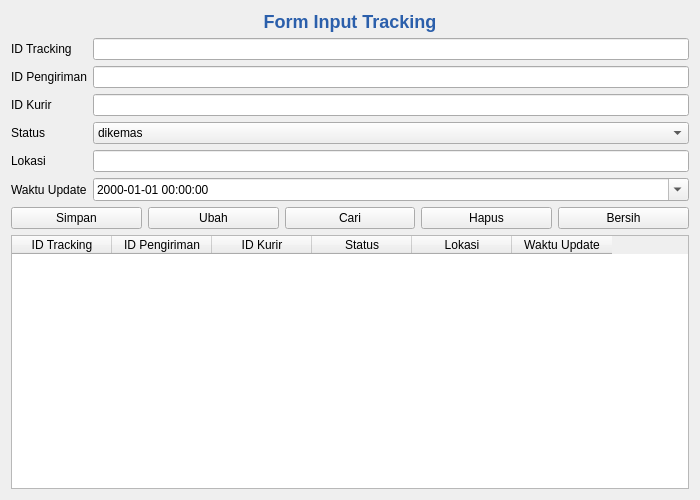
<?xml version="1.0" encoding="UTF-8"?>
<ui version="4.0">
 <class>FormTracking</class>
 <widget class="QWidget" name="FormTracking">
  <property name="geometry">
   <rect>
    <x>0</x>
    <y>0</y>
    <width>700</width>
    <height>500</height>
   </rect>
  </property>
  <property name="windowTitle">
   <string>Form Tracking</string>
  </property>
  <layout class="QVBoxLayout" name="verticalLayout">
   <item>
    <widget class="QLabel" name="lblJudul">
     <property name="styleSheet">
      <string notr="true">font-size:18px; font-weight:bold; color:#2b5fab;</string>
     </property>
     <property name="text">
      <string>Form Input Tracking</string>
     </property>
     <property name="alignment">
      <set>Qt::AlignmentFlag::AlignCenter</set>
     </property>
    </widget>
   </item>

   <item>
    <layout class="QFormLayout" name="formLayout">
     <item row="0" column="0">
      <widget class="QLabel" name="lblTrackingID">
       <property name="text">
        <string>ID Tracking</string>
       </property>
      </widget>
     </item>
     <item row="0" column="1">
      <widget class="QLineEdit" name="txtTrackingID"/>
     </item>

     <item row="1" column="0">
      <widget class="QLabel" name="lblPengirimanID">
       <property name="text">
        <string>ID Pengiriman</string>
       </property>
      </widget>
     </item>
     <item row="1" column="1">
      <widget class="QLineEdit" name="txtPengirimanID"/>
     </item>

     <item row="2" column="0">
      <widget class="QLabel" name="lblKurirID">
       <property name="text">
        <string>ID Kurir</string>
       </property>
      </widget>
     </item>
     <item row="2" column="1">
      <widget class="QLineEdit" name="txtKurirID"/>
     </item>

     <item row="3" column="0">
      <widget class="QLabel" name="lblStatus">
       <property name="text">
        <string>Status</string>
       </property>
      </widget>
     </item>
     <item row="3" column="1">
      <widget class="QComboBox" name="cmbStatus">
       <item>
        <property name="text">
         <string>dikemas</string>
        </property>
       </item>
       <item>
        <property name="text">
         <string>dikirim</string>
        </property>
       </item>
       <item>
        <property name="text">
         <string>selesai</string>
        </property>
       </item>
       <item>
        <property name="text">
         <string>gagal</string>
        </property>
       </item>
      </widget>
     </item>

     <item row="4" column="0">
      <widget class="QLabel" name="lblLokasi">
       <property name="text">
        <string>Lokasi</string>
       </property>
      </widget>
     </item>
     <item row="4" column="1">
      <widget class="QLineEdit" name="txtLokasi"/>
     </item>

     <item row="5" column="0">
      <widget class="QLabel" name="lblWaktuUpdate">
       <property name="text">
        <string>Waktu Update</string>
       </property>
      </widget>
     </item>
     <item row="5" column="1">
      <widget class="QDateTimeEdit" name="dateTimeUpdate">
       <property name="calendarPopup">
        <bool>true</bool>
       </property>
       <property name="displayFormat">
        <string>yyyy-MM-dd HH:mm:ss</string>
       </property>
      </widget>
     </item>
    </layout>
   </item>

   <item>
    <layout class="QHBoxLayout" name="buttonLayout">
     <item>
      <widget class="QPushButton" name="btnSimpan">
       <property name="text">
        <string>Simpan</string>
       </property>
      </widget>
     </item>
     <item>
      <widget class="QPushButton" name="btnUbah">
       <property name="text">
        <string>Ubah</string>
       </property>
      </widget>
     </item>
     <item>
      <widget class="QPushButton" name="btnCari">
       <property name="text">
        <string>Cari</string>
       </property>
      </widget>
     </item>
     <item>
      <widget class="QPushButton" name="btnHapus">
       <property name="text">
        <string>Hapus</string>
       </property>
      </widget>
     </item>
     <item>
      <widget class="QPushButton" name="btnBersih">
       <property name="text">
        <string>Bersih</string>
       </property>
      </widget>
     </item>
    </layout>
   </item>

   <item>
    <widget class="QTableWidget" name="tableTracking">
     <property name="columnCount">
      <number>6</number>
     </property>
     <column>
      <property name="text">
       <string>ID Tracking</string>
      </property>
     </column>
     <column>
      <property name="text">
       <string>ID Pengiriman</string>
      </property>
     </column>
     <column>
      <property name="text">
       <string>ID Kurir</string>
      </property>
     </column>
     <column>
      <property name="text">
       <string>Status</string>
      </property>
     </column>
     <column>
      <property name="text">
       <string>Lokasi</string>
      </property>
     </column>
     <column>
      <property name="text">
       <string>Waktu Update</string>
      </property>
     </column>
    </widget>
   </item>

  </layout>
 </widget>
 <resources/>
 <connections/>
</ui>
